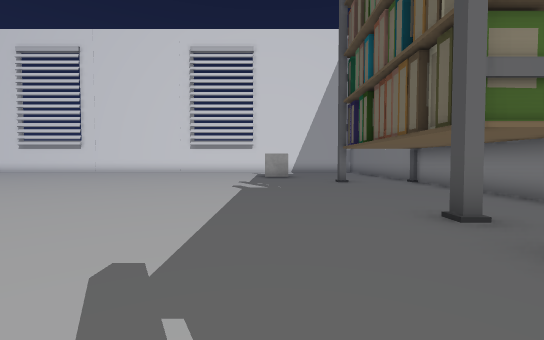
[1] (above)

21 first-person views from a walk through a Unity game level. The camera is 1.3 m above the floor, tilts 2° down and sees 90° across. The floor is counted in squares, 1.8 m on a side. Each view is taken from the middle of a square. On the plan, view 1 faces up. The plan holds only what a view shows up to about 10 squares ahead; the rest is blank. The player character is not drawn. Some surface patterns are stand-ins.

[2]
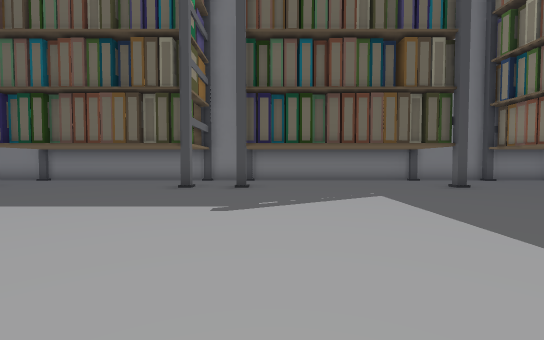

[3]
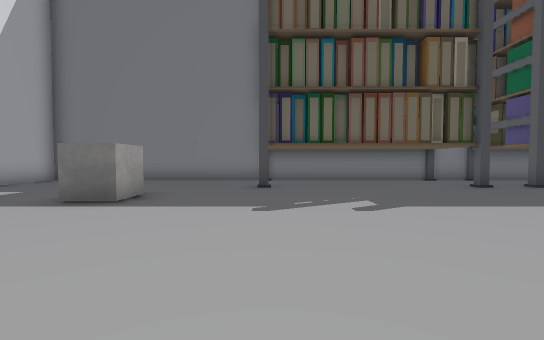

[4]
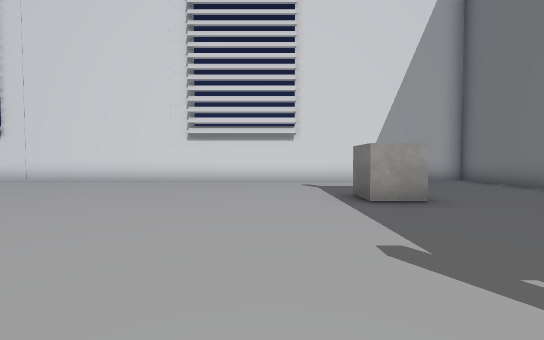

[5]
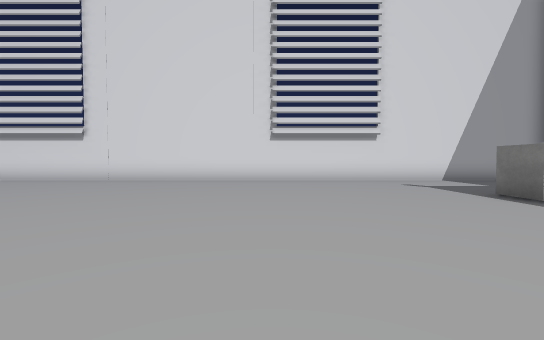

[6]
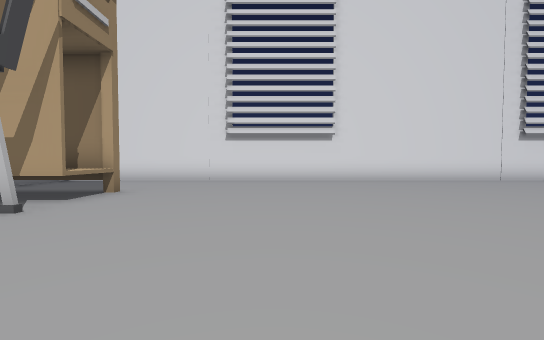

[7]
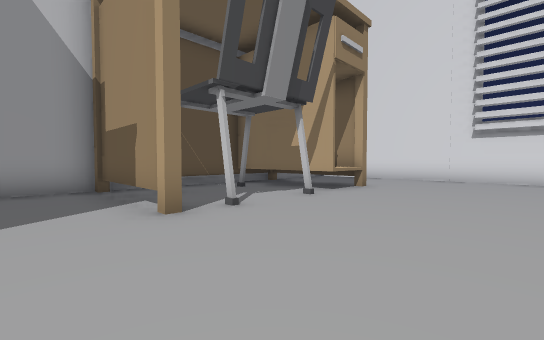

[8]
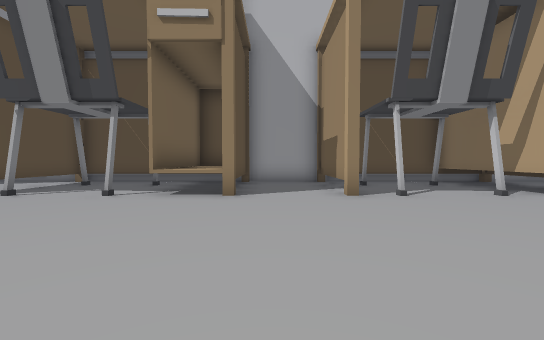

[9]
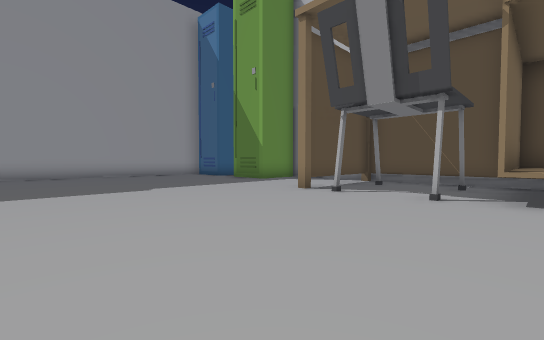

[10]
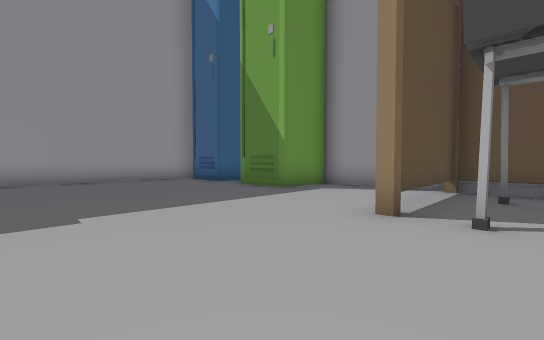

[11]
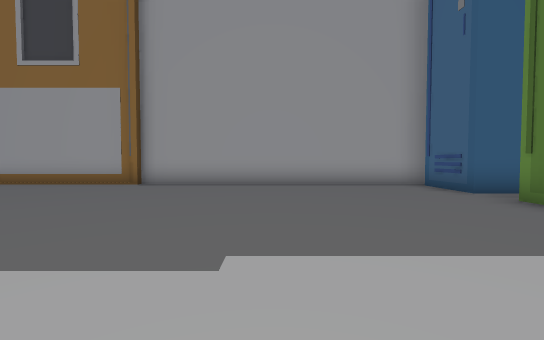

[12]
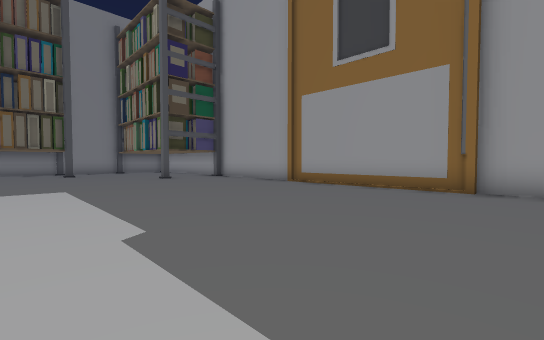

[13]
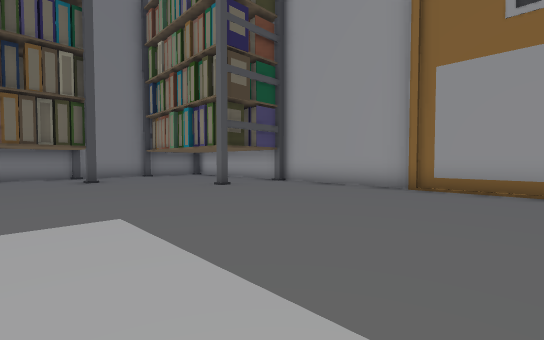

[14]
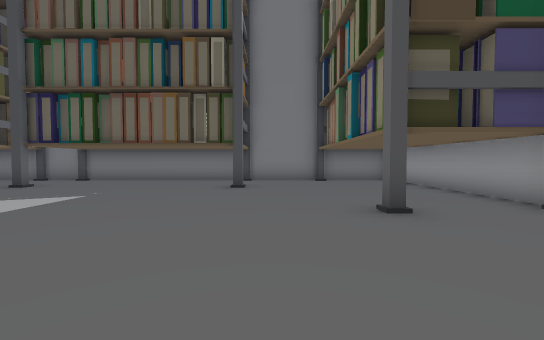

[15]
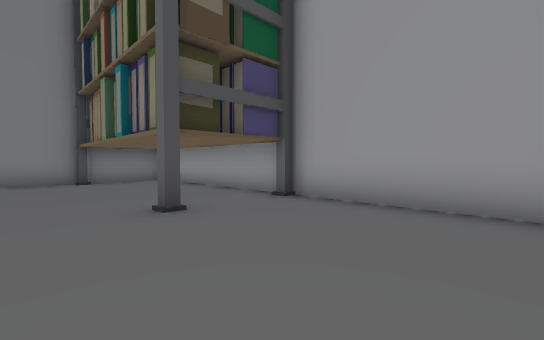

[16]
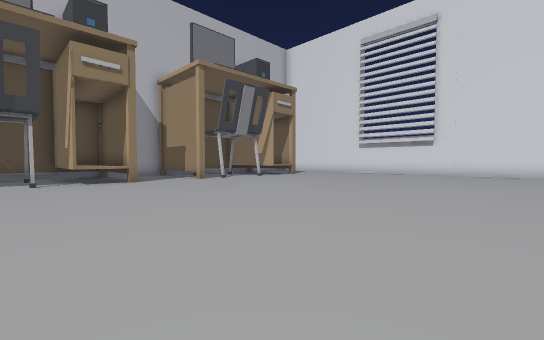

[17]
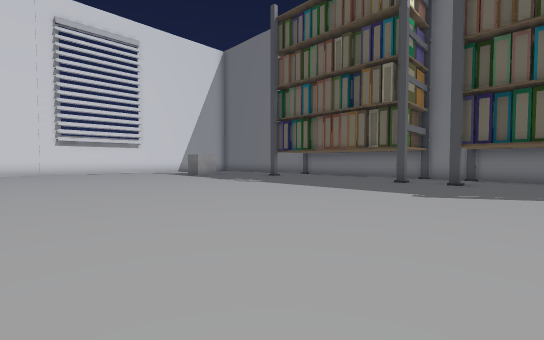

[18]
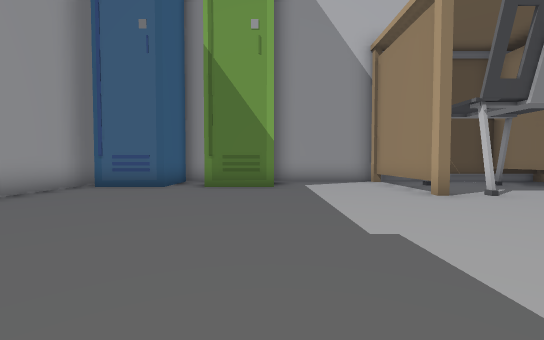

[19]
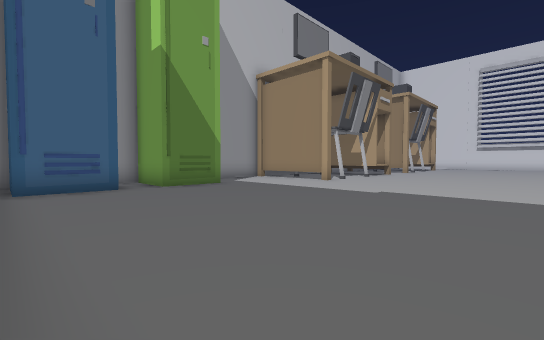

[20]
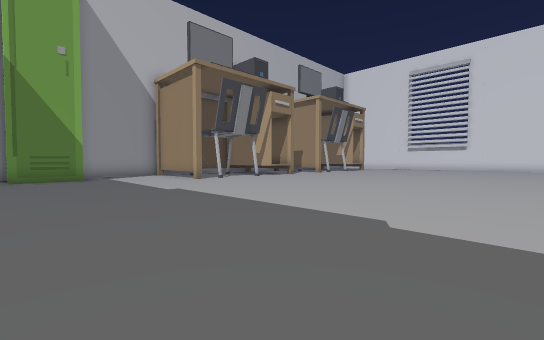

[21]
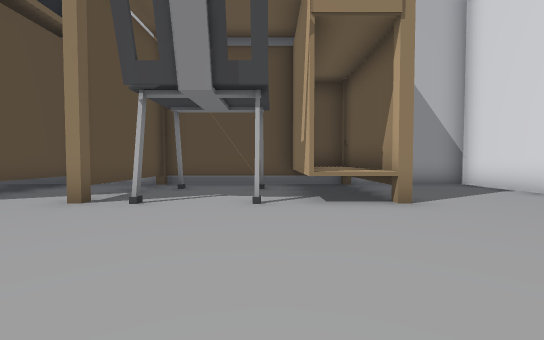

### Floor plan
Key: @ floor where view 1 was taken; # wall or solid block; . floor; ^ raised ledge; C cube; T thing the floor can be seen under or through.
Columns run from 22 left of view 1 to 5 right of it. Each row starts with its distance up from view 1.
 17 ############################
 16 #..........................#
 15 #..........................#
 14  ..........................#
 13  TTT^......................#
 12 ##TT^.................C....#
 11 #..........................#
 10 #..........................#
  9 #.......................#..#
  8 #####......................#
  7 #..........................#
  6 #..........................#
  5 #####......................#
  4 ####^......................#
  3 #..........................#
  2 #..........................#
  1 #..........................#
  0 #####.................@....#
 -1 #..............    ........#
 -2 #..........................#
 -3 #..........................#
 -4 ###.....................#..#
 -5 ###........................#
 -6 #..........................#
 -7 ###..................#.....#
 -8 ###........................#
 -9 #..........................#
-10   ##########################

Where each view was taken, in squares from view 1:
view 1: 0 up, 0 right, facing up
view 2: 1 up, 5 left, facing right
view 3: 9 up, 5 left, facing right
view 4: 7 up, 2 left, facing up
view 5: 7 up, 5 left, facing up
view 6: 7 up, 14 left, facing up
view 7: 6 up, 14 left, facing up-left
view 8: 6 up, 12 left, facing left
view 9: 4 up, 12 left, facing down-left
view 10: 1 up, 14 left, facing down-left
view 11: 1 down, 15 left, facing down
view 12: 2 down, 12 left, facing down-right
view 13: 2 down, 8 left, facing down-right
view 14: 5 down, 5 left, facing right
view 15: 5 down, 5 left, facing down-right
view 16: 2 up, 8 left, facing up-left
view 17: 0 up, 7 left, facing up-right
view 18: 4 down, 12 left, facing left
view 19: 9 down, 12 left, facing up-left
view 20: 6 down, 8 left, facing up-left
view 21: 11 up, 13 left, facing left
